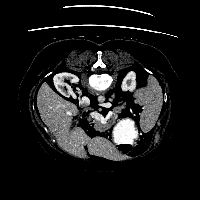
#> input picture Original_Dataset/vol107a.png, 200 x 200 px, given in place of segliver0a.png, which was not available
$ python EnlargeNoBorders.py
#> lines starting #> are read from the running program, lines starting #| are printed output that depends on the picture; pictures that were not available may be replaced by others from this repository, and a replacement may not be noted

source = "C:\\Users\\sakshigarg\\PycharmProjects\\btpMidterm\\Removedsuperimposition_Dataset\\"
source2="C:\\Users\\sakshigarg\\PycharmProjects\\btpMidterm\\Original_Dataset\\"
destination1="C:\\Users\\sakshigarg\\PycharmProjects\\btpMidterm\\EnlargedWithoutBorder_Dataset\\enlarged_liver"
destination2="C:\\Users\\sakshigarg\\PycharmProjects\\btpMidterm\\EnlargedWithoutBorder_Dataset\\enlarged_lesion"
destination3="C:\\Users\\sakshigarg\\PycharmProjects\\btpMidterm\\EnlargedWithoutBorder_Dataset\\enlarged_vol"

from PIL import Image
import numpy as np
import matplotlib.pyplot as plt


for i in range(0, 131):
    img = Image.open(source + 'segliver' + str(i) + 'a.png')
#> img is the input picture: PIL image 200x200 L; min 0, max 255, mean 29
    img = img.resize((512, 512))
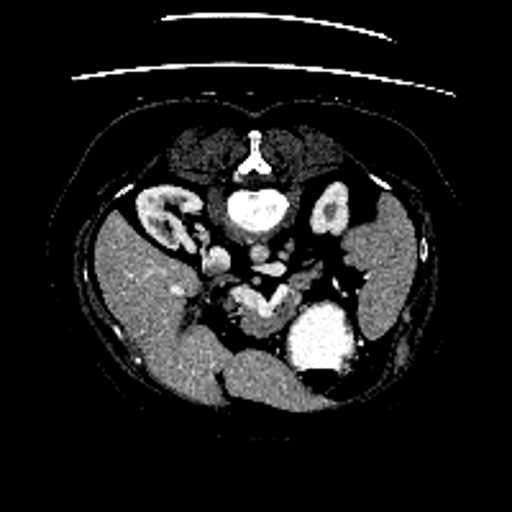
#> img: PIL image 512x512 L; min 0, max 255, mean 29.3
    img.save(destination1+ str(i) + 'a.png')

    img = Image.open(source + 'segliver' + str(i) + 'c.png')
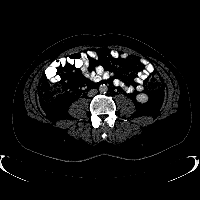
#> input picture Original_Dataset/vol10a.png, 200 x 200 px, given in place of segliver0c.png, which was not available
#> img is the input picture: PIL image 200x200 L; min 0, max 255, mean 16.7
    img = img.resize((512, 512))
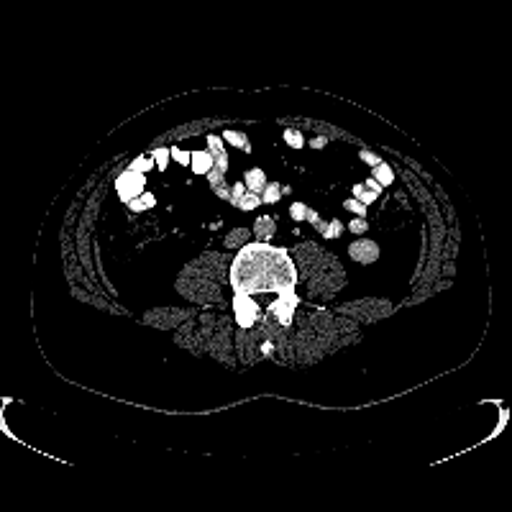
#> img: PIL image 512x512 L; min 0, max 255, mean 16.8
    img.save(destination1 + str(i) + 'c.png')

    img = Image.open(source + 'segliver' + str(i) + 's.png')
    img = img.resize((512, 512))
    img.save(destination1 + str(i) + 's.png')


#> (the run stopped early here; a loop or call above may not have finished)
